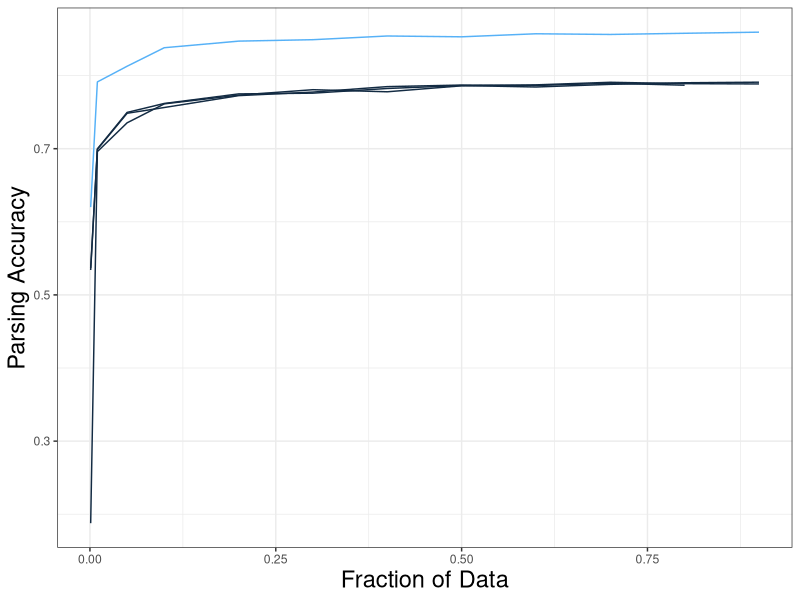
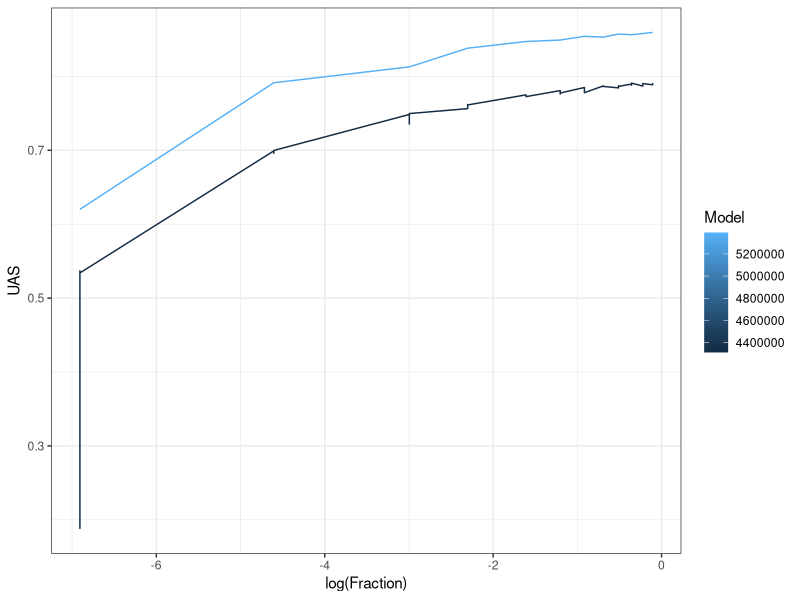
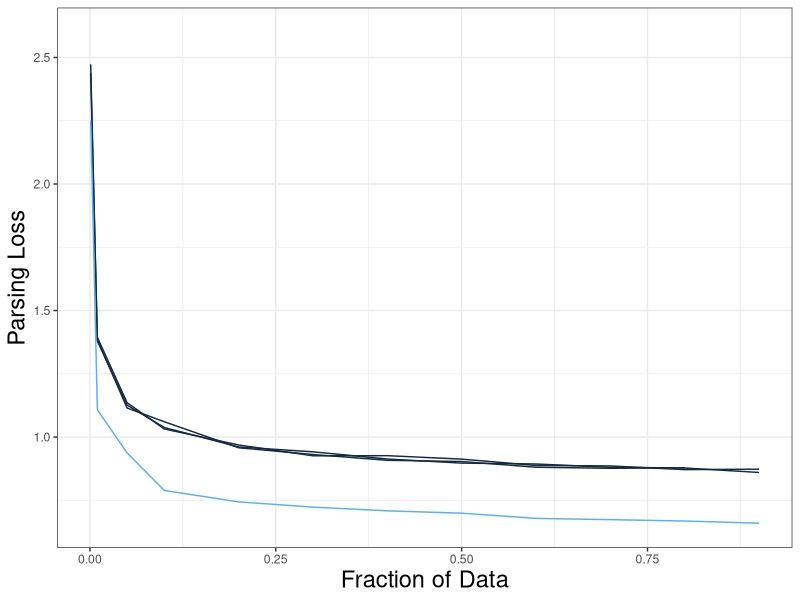

Source code (R) for these figures, in order:
data = read.csv("czech-learning-parser.tsv", sep="\t")

library(ggplot2)

plot = ggplot(data=data, aes(x=Fraction, y=UAS, group=Model+RNN_Dim, color=Model, fill = Model)) + 
      geom_line() + theme_bw() + theme(legend.position="none")
plot = plot + theme(axis.title.x = element_text(size=17))
plot = plot + theme(axis.title.y = element_text(size=17))
plot = plot + xlab("Fraction of Data")
plot = plot + ylab("Parsing Accuracy")

ggsave(plot=plot, filename="figures/learning-parser-czech.pdf") #, height=5, width=5)

plot = ggplot(data=data, aes(x=log(Fraction), y=UAS, group=Model, color=Model, fill = Model)) + 
      geom_line() + theme_bw()

ggsave(plot=plot, filename="figures/learning-parser-czech-log.pdf") #, height=5, width=5)

plot = ggplot(data=data, aes(x=Fraction, y=Loss, group=Model+RNN_Dim, color=Model, fill = Model)) + 
      geom_line() + theme_bw() + theme(legend.position="none")
plot = plot + theme(axis.title.x = element_text(size=17))
plot = plot + theme(axis.title.y = element_text(size=17))
plot = plot + xlab("Fraction of Data")
plot = plot + ylab("Parsing Loss")
plot = plot + ylim(NA, 2.6)
ggsave(plot=plot, filename="figures/learning-parser-czech-logloss.pdf") #, height=5, width=5)
